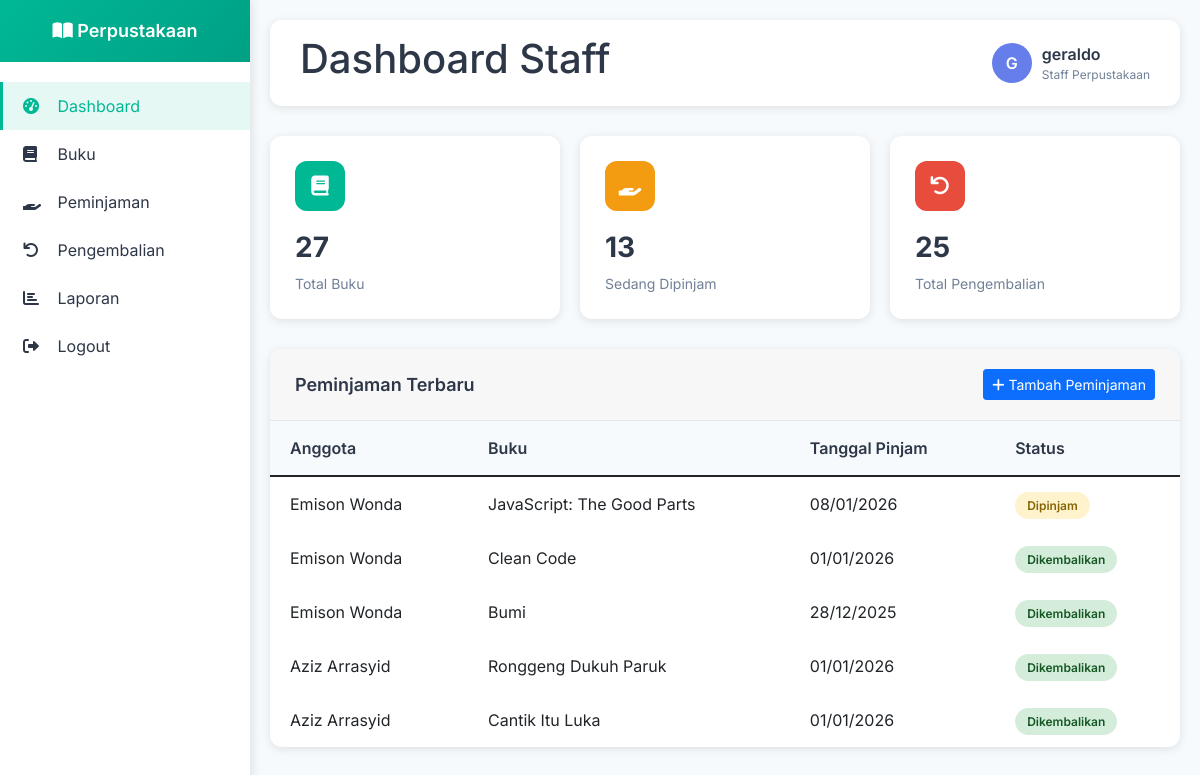
Page /staff/index.php (signed in) on the committed database.
### tables this page shows
CREATE TABLE `peminjaman` (
  `id_pinjam` int(11) NOT NULL,
  `id_anggota` int(11) NOT NULL,
  `id_buku` int(11) NOT NULL,
  `tgl_pinjam` date NOT NULL,
  `tgl_jatuh_tempo` date DEFAULT NULL,
  `durasi_pinjam` int(11) DEFAULT 7 COMMENT 'Durasi dalam hari',
  `perpanjangan` int(11) DEFAULT 0 COMMENT 'Jumlah perpanjangan',
  `tgl_perpanjangan` date DEFAULT NULL,
  `status` enum('dipinjam','dikembalikan') DEFAULT 'dipinjam',
  `created_at` timestamp NULL DEFAULT current_timestamp()
);

CREATE TABLE `anggota` (
  `id_anggota` int(11) NOT NULL,
  `id_user` int(11) DEFAULT NULL,
  `nama` varchar(100) NOT NULL,
  `alamat` text NOT NULL,
  `no_hp` varchar(15) NOT NULL,
  `nim` varchar(30) DEFAULT NULL,
  `password` varchar(255) DEFAULT NULL,
  `kelas` varchar(50) DEFAULT NULL,
  `program_studi` varchar(100) DEFAULT NULL,
  `created_at` timestamp NULL DEFAULT current_timestamp()
);

CREATE TABLE `buku` (
  `id_buku` int(11) NOT NULL,
  `judul` varchar(200) NOT NULL,
  `penulis` varchar(100) NOT NULL,
  `tahun` int(11) NOT NULL,
  `stok` int(11) NOT NULL DEFAULT 0,
  `program_studi` varchar(100) DEFAULT NULL,
  `jenis_buku` varchar(100) DEFAULT NULL,
  `rak` varchar(50) DEFAULT NULL,
  `created_at` timestamp NULL DEFAULT current_timestamp()
);

### staff/index.php (the view, shortened to what this page needs)
<?php
include '../koneksi.php';
$query_total_buku = "SELECT COUNT(*) as total FROM buku";
$result_total_buku = mysqli_query($koneksi, $query_total_buku);
$total_buku = mysqli_fetch_assoc($result_total_buku)['total'];
$query_total_peminjaman = "SELECT COUNT(*) as total FROM peminjaman WHERE status = 'dipinjam'";
$result_total_peminjaman = mysqli_query($koneksi, $query_total_peminjaman);
$total_peminjaman = mysqli_fetch_assoc($result_total_peminjaman)['total'];
$query_total_pengembalian = "SELECT COUNT(*) as total FROM pengembalian";
$result_total_pengembalian = mysqli_query($koneksi, $query_total_pengembalian);
$total_pengembalian = mysqli_fetch_assoc($result_total_pengembalian)['total'];
$query_peminjaman_terbaru = "SELECT p.*, a.nama as nama_anggota, b.judul as judul_buku
                             FROM peminjaman p
                             JOIN anggota a ON p.id_anggota = a.id_anggota
                             JOIN buku b ON p.id_buku = b.id_buku
                             ORDER BY p.created_at DESC LIMIT 5";
$result_peminjaman_terbaru = mysqli_query($koneksi, $query_peminjaman_terbaru);
?>
<!DOCTYPE html>
<html lang="id">
<head>
    <link href="https://cdnjs.cloudflare.com/ajax/libs/font-awesome/6.0.0/css/all.min.css" rel="stylesheet">
    <link href="https://cdn.datatables.net/1.11.5/css/dataTables.bootstrap5.min.css" rel="stylesheet">
    <link href="https://cdn.jsdelivr.net/npm/bootstrap@5.1.3/dist/css/bootstrap.min.css" rel="stylesheet">
</head>
<body>
    <div class="sidebar">
        <div class="sidebar-header">
            <h3><i class="fas fa-book-open"></i> Perpustakaan</h3>
        </div>
        <div class="sidebar-menu">
            <a href="index.php" class="menu-item active">
                <i class="fas fa-tachometer-alt"></i> Dashboard
            </a>
            <a href="buku.php" class="menu-item">
                <i class="fas fa-book"></i> Buku
            </a>
            <a href="peminjaman.php" class="menu-item">
                <i class="fas fa-hand-holding"></i> Peminjaman
            </a>
            <a href="pengembalian.php" class="menu-item">
                <i class="fas fa-undo"></i> Pengembalian
            </a>
            <a href="laporan.php" class="menu-item">
                <i class="fas fa-chart-bar"></i> Laporan
            </a>
            <a href="../logout.php" class="menu-item">
                <i class="fas fa-sign-out-alt"></i> Logout
            </a>
        </div>
    </div>
    <div class="main-content">
        <div class="top-bar">
            <h1>Dashboard Staff</h1>
            <div class="user-info">
                <div class="user-avatar">
                    <?php echo strtoupper(substr($_SESSION['username'], 0, 1)); ?>
                </div>
                <div>
                    <div style="font-weight: 600;"><?php echo $_SESSION['username']; ?></div>
                    <div style="font-size: 12px; color: #718096;">Staff Perpustakaan</div>
                </div>
            </div>
        </div>
        <div class="stats-grid">
            <div class="stat-card">
                <div class="stat-icon green">
                    <i class="fas fa-book"></i>
                </div>
                <div class="stat-number"><?php echo $total_buku; ?></div>
                <div class="stat-label">Total Buku</div>
            </div>
            <div class="stat-card">
                <div class="stat-icon orange">
                    <i class="fas fa-hand-holding"></i>
                </div>
                <div class="stat-number"><?php echo $total_peminjaman; ?></div>
                <div class="stat-label">Sedang Dipinjam</div>
            </div>
            <div class="stat-card">
                <div class="stat-icon red">
                    <i class="fas fa-undo"></i>
                </div>
                <div class="stat-number"><?php echo $total_pengembalian; ?></div>
                <div class="stat-label">Total Pengembalian</div>
            </div>
        </div>
        <div class="content-card">
            <div class="card-header">
                <h5 class="card-title">Peminjaman Terbaru</h5>
                <a href="peminjaman.php" class="btn btn-primary btn-sm">
                    <i class="fas fa-plus"></i> Tambah Peminjaman
                </a>
            </div>
            <div class="table-responsive">
                <table class="table">
                    <thead>
                        <tr>
                            <th>Anggota</th>
                            <th>Buku</th>
                            <th>Tanggal Pinjam</th>
                            <th>Status</th>
                        </tr>
                    </thead>
                    <tbody>
                        <?php while ($row = mysqli_fetch_assoc($result_peminjaman_terbaru)): ?>
                        <tr>
                            <td><?php echo $row['nama_anggota']; ?></td>
                            <td><?php echo $row['judul_buku']; ?></td>
                            <td><?php echo date('d/m/Y', strtotime($row['tgl_pinjam'])); ?></td>
                            <td>
                                <span class="status-badge <?php echo $row['status'] == 'dipinjam' ? 'status-dipinjam' : 'status-dikembalikan'; ?>">
                                    <?php echo ucfirst($row['status']); ?>
                                </span>
                            </td>
                        </tr>
                        <?php endwhile; ?>
                    </tbody>
                </table>
            </div>
        </div>
    </div>
</body>
</html>

### staff/index.php (style rules this page uses)
:root { --primary-color: #00b894; --secondary-color: #00a085; --accent-color: #667eea; --text-color: #2d3748; --light-bg: #f7fafc; --border-color: #e2e8f0; }
* { margin: 0; padding: 0; box-sizing: border-box; }
body { font-family: 'Inter', sans-serif; background: var(--light-bg); color: var(--text-color); }
.sidebar { position: fixed; left: 0; top: 0; height: 100vh; width: 250px; background: white; box-shadow: 2px 0 10px rgba(0,0,0,0.1); z-index: 1000; transition: all 0.3s ease; }
.sidebar-header { padding: 20px; background: linear-gradient(135deg, var(--primary-color), var(--secondary-color)); color: white; text-align: center; }
.sidebar-header h3 { font-size: 18px; font-weight: 600; margin: 0; }
.sidebar-menu { padding: 20px 0; }
.menu-item { display: block; padding: 12px 20px; color: var(--text-color); text-decoration: none; transition: all 0.3s ease; border-left: 3px solid transparent; }
.menu-item:hover, .menu-item.active { background: rgba(0, 184, 148, 0.1); color: var(--primary-color); border-left-color: var(--primary-color); }
.menu-item i { margin-right: 10px; width: 20px; }
.main-content { margin-left: 250px; padding: 20px; min-height: 100vh; }
.top-bar { background: white; padding: 15px 30px; border-radius: 12px; box-shadow: 0 2px 10px rgba(0,0,0,0.1); margin-bottom: 30px; display: flex; justify-content: space-between; align-items: center; }
.user-info { display: flex; align-items: center; gap: 10px; }
.user-avatar { width: 40px; height: 40px; background: var(--accent-color); border-radius: 50%; display: flex; align-items: center; justify-content: center; color: white; font-weight: 600; }
.stats-grid { display: grid; grid-template-columns: repeat(auto-fit, minmax(250px, 1fr)); gap: 20px; margin-bottom: 30px; }
.stat-card { background: white; padding: 25px; border-radius: 12px; box-shadow: 0 2px 10px rgba(0,0,0,0.1); transition: transform 0.3s ease; }
.stat-icon { width: 50px; height: 50px; border-radius: 12px; display: flex; align-items: center; justify-content: center; font-size: 20px; color: white; margin-bottom: 15px; }
.stat-icon.green { background: var(--primary-color); }
.stat-icon.orange { background: #f39c12; }
.stat-icon.red { background: #e74c3c; }
.stat-number { font-size: 28px; font-weight: 700; color: var(--text-color); margin-bottom: 5px; }
.stat-label { color: #718096; font-size: 14px; }
.content-card { background: white; border-radius: 12px; box-shadow: 0 2px 10px rgba(0,0,0,0.1); overflow: hidden; }
.card-header { padding: 20px 25px; border-bottom: 1px solid var(--border-color); display: flex; justify-content: space-between; align-items: center; }
.card-title { font-size: 18px; font-weight: 600; color: var(--text-color); margin: 0; }
.table { margin: 0; }
.table th { border: none; background: var(--light-bg); font-weight: 600; color: var(--text-color); padding: 15px 20px; }
.table td { border: none; padding: 15px 20px; vertical-align: middle; }
.status-badge { padding: 6px 12px; border-radius: 20px; font-size: 12px; font-weight: 600; }
.status-dipinjam { background: #fff3cd; color: #856404; }
.status-dikembalikan { background: #d4edda; color: #155724; }

### rows in the picture
peminjaman: id_anggota.nama "Emison Wonda", id_buku.judul "JavaScript: The Good Parts", tgl_pinjam "08/01/2026", status "Dipinjam"
peminjaman: id_anggota.nama "Emison Wonda", id_buku.judul "Clean Code", tgl_pinjam "01/01/2026", status "Dikembalikan"
peminjaman: id_anggota.nama "Emison Wonda", id_buku.judul "Bumi", tgl_pinjam "28/12/2025", status "Dikembalikan"
peminjaman: id_anggota.nama "Aziz Arrasyid", id_buku.judul "Ronggeng Dukuh Paruk", tgl_pinjam "01/01/2026", status "Dikembalikan"
peminjaman: id_anggota.nama "Aziz Arrasyid", id_buku.judul "Cantik Itu Luka", tgl_pinjam "01/01/2026", status "Dikembalikan"

### other values in the picture
substr($_SESSION['username'], 0, 1) "G"
$_SESSION['username'] "geraldo"
$total_buku "27"
$total_peminjaman "13"
$total_pengembalian "25"
